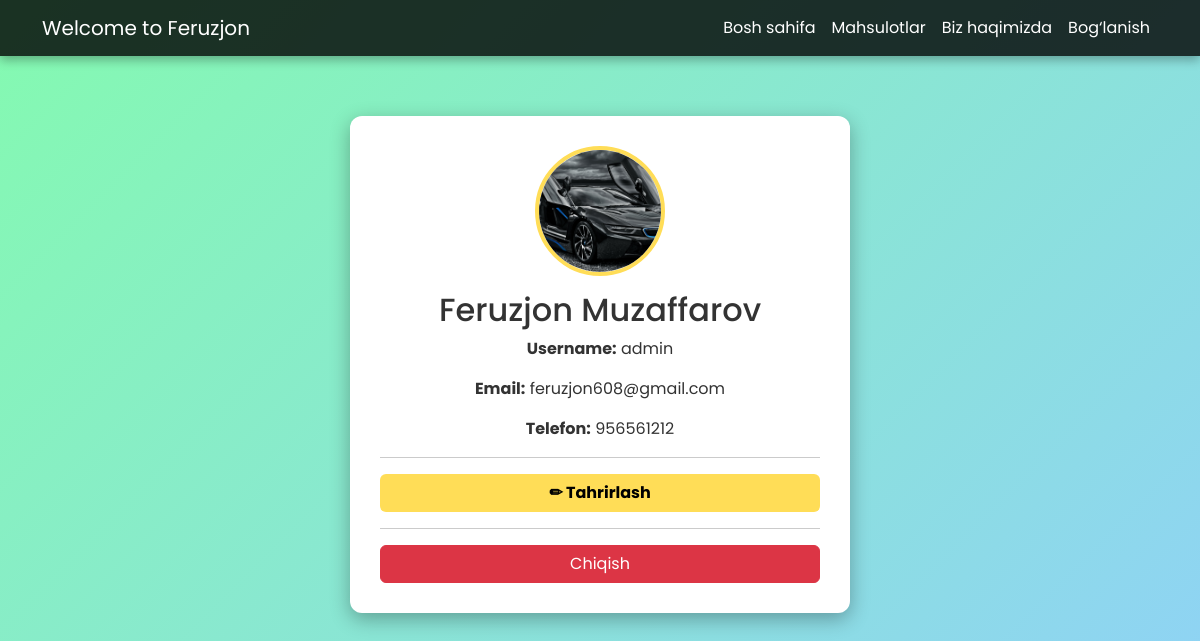
Before: /accaunt/profile/ (signed in) with the older database file.
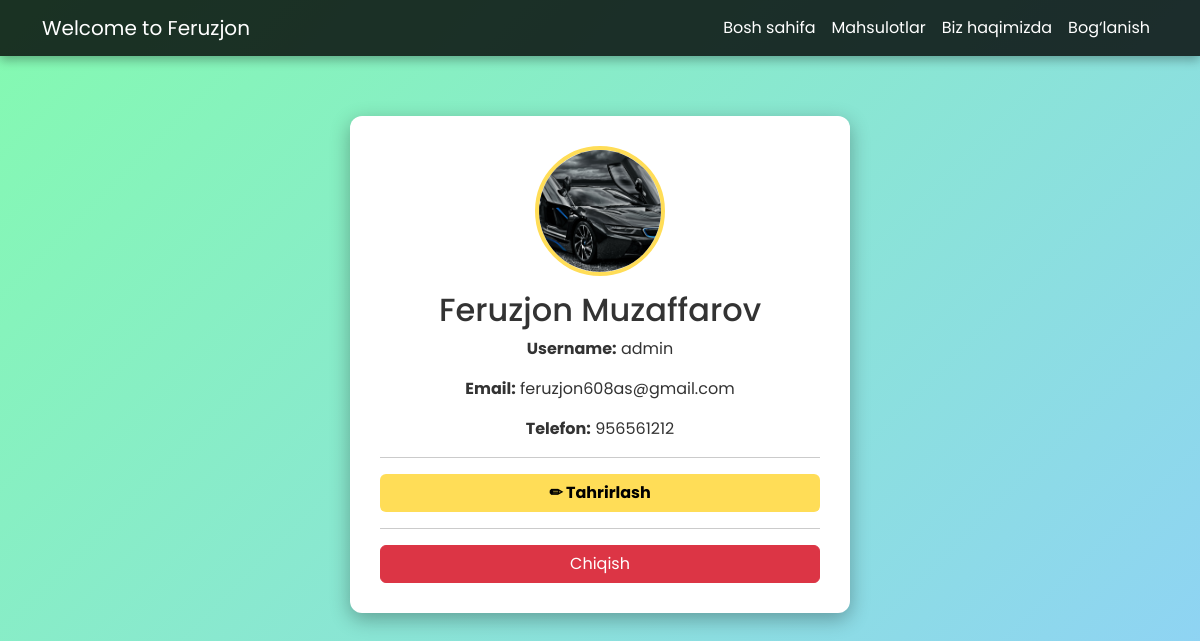
After: the same page with the newer database file.
### accaunt/models.py (models this page shows, shortened)
class CustomUser(AbstractUser):
    phone = models.CharField(max_length=15, blank=True, null=True)
    profile_image = models.ImageField(upload_to='profile_images/', default='profile_image/default.png', null=True, blank=True)
    groups = models.ManyToManyField(
        "auth.Group",
        related_name="customuser_set",
        blank=True
    )
    user_permissions = models.ManyToManyField(
        "auth.Permission",
        related_name="customuser_permissions_set",
        blank=True
    )

### accaunt/views.py (the view)
# urls.py: path('profile/', profile_view, name='profile'),
@login_required
def profile_view(request):
    if request.method == "POST":
        form = ProfileUpdateForm(request.POST, request.FILES, instance=request.user)
        if form.is_valid():
            user = form.save()
            update_session_auth_hash(request, user)
            return redirect('profile')
    else:
        form = ProfileUpdateForm(instance=request.user)
    return render(request, 'registration/profile.html', {'form': form})

### templates/registration/profile.html (shortened to what this page needs)
{% load static %}
<!DOCTYPE html>
<html lang="uz">
<head>
    <link rel="stylesheet" href="https://cdn.jsdelivr.net/npm/bootstrap@5.3.0/dist/css/bootstrap.min.css">
</head>
<body>
    <nav class="navbar navbar-expand-lg">
        <div class="container">
            {% if user.is_authenticated %}
                <a class="navbar-brand" href="#">Welcome to {{ user.first_name }}</a>
            {% else %}
                <a class="navbar-brand" href="#">Welcome, Guest</a>
            {% endif %}
            <div class="collapse navbar-collapse" id="navbarNav">
                <ul class="navbar-nav ms-auto">
                    <li class="nav-item"><a class="nav-link" href="{% url 'home' %}">Bosh sahifa</a></li>
                    <li class="nav-item"><a class="nav-link" href="{% url 'products' %}">Mahsulotlar</a></li>
                    <li class="nav-item"><a class="nav-link" href="{% url 'about' %}">Biz haqimizda</a></li>
                    <li class="nav-item"><a class="nav-link" href="{% url 'contact' %}">Bog‘lanish</a></li>
                </ul>
            </div>
        </div>
    </nav>
    <div class="profile-container">
        <img src="{% if request.user.profile_image %}{{ request.user.profile_image.url }}{% else %}{% static 'profile_image/default.png' %}{% endif %}" alt="Profil rasmi" class="profile-image">
        <h2>{{ user.first_name }} {{ user.last_name }}</h2>
        <p><strong>Username:</strong> {{ user.username }}</p>
        <p><strong>Email:</strong> {{ user.email }}</p>
        <p><strong>Telefon:</strong> {{ user.phone|default:"Mavjud emas" }}</p>
        <hr>
        <button class="btn btn-custom" onclick="toggleEditForm()">✏ Tahrirlash</button>
        <hr>
        <a href="{% url 'logout' %}" class="btn btn-danger w-100">Chiqish</a>
    </div>
</body>
</html>

Changed rows visible on the page:
changed CustomUser "Feruzjon": email "feruzjon608@gmail.com" → "feruzjon608as@gmail.com"
